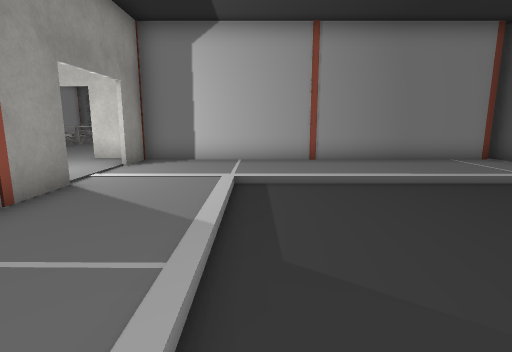
View 1 (above)

24 first-person views from a walk through a 3-D level made in the Unity game engine. The camera is 1.3 m above the floor, tilts 10° down and sees 80° across. Doors are open. The floor is counted in squares, 1 m on a side. Each view is taken from the middle of a square. On the plan, view 1 faces up. The plan holds only what a view shows up to about 14 squares ahead; the rest is blank. The place goes on beyond the plan. The player character is not drawn. Some surface patterns are stand-ins.

View 2
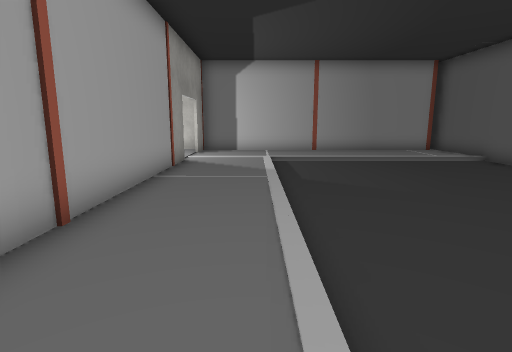

View 3
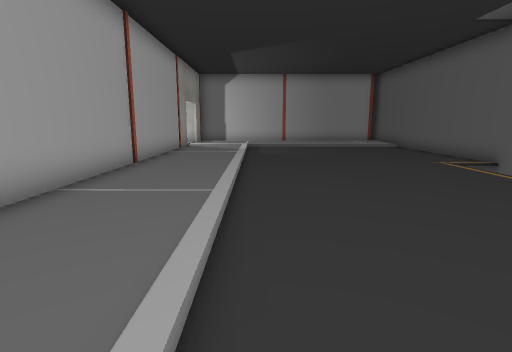

View 4
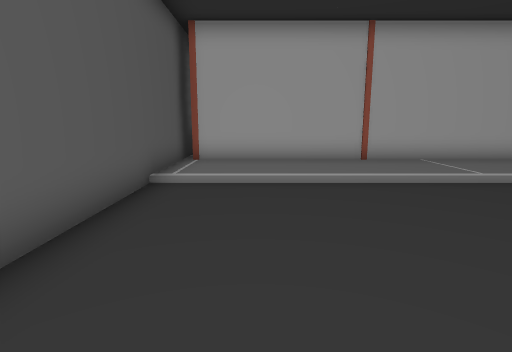

View 5
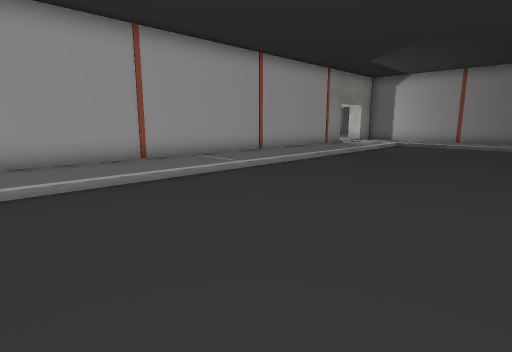

View 6
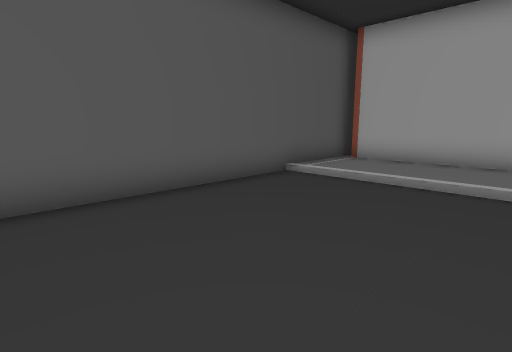

View 7
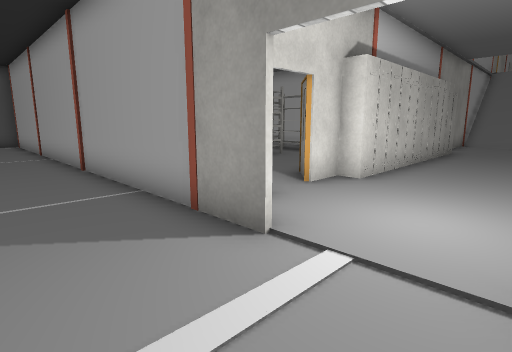

View 8
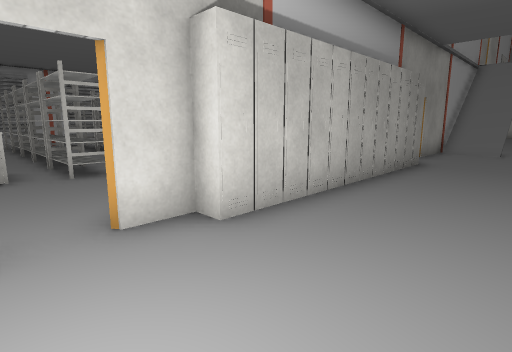

View 9
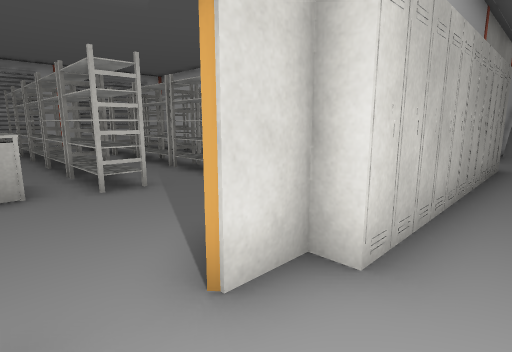

View 10
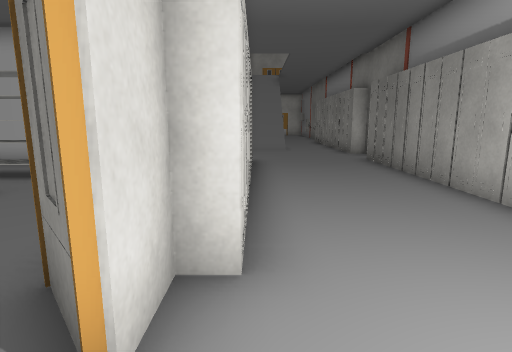

View 11
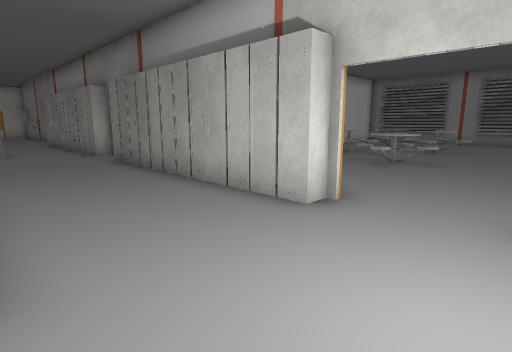

View 12
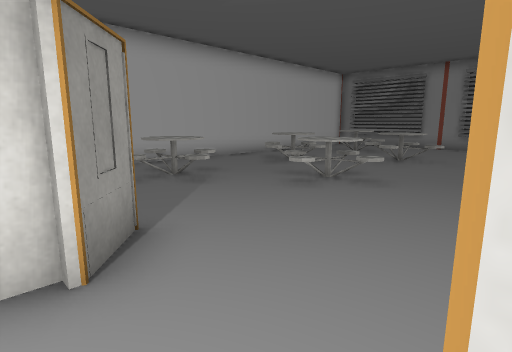

View 13
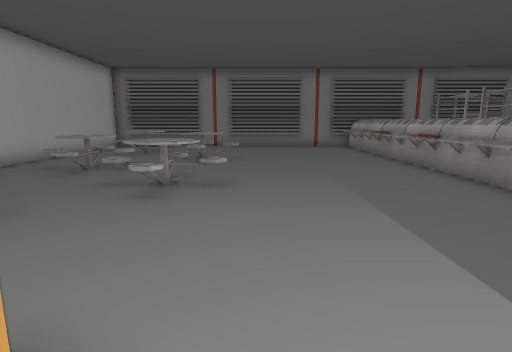

View 14
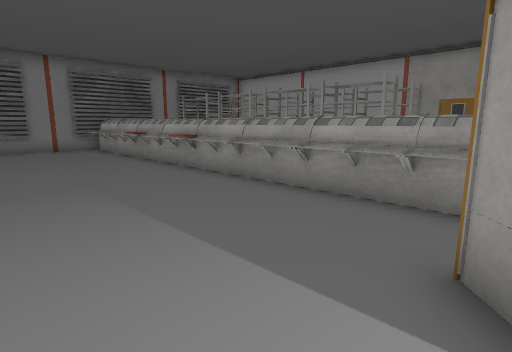

View 15
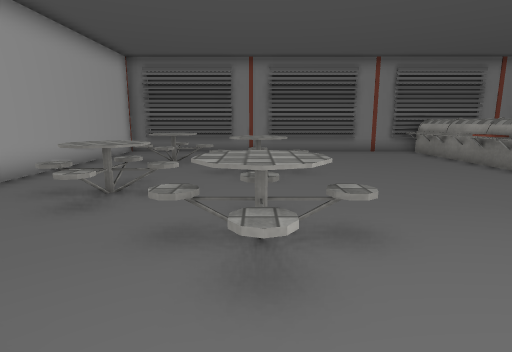

View 16
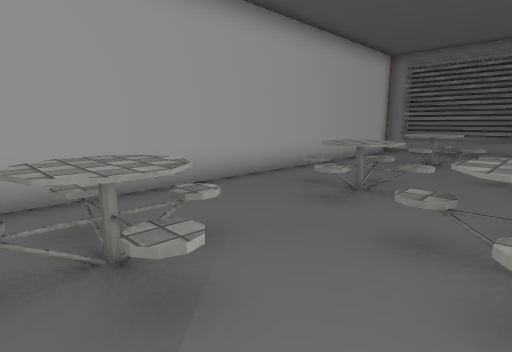

View 17
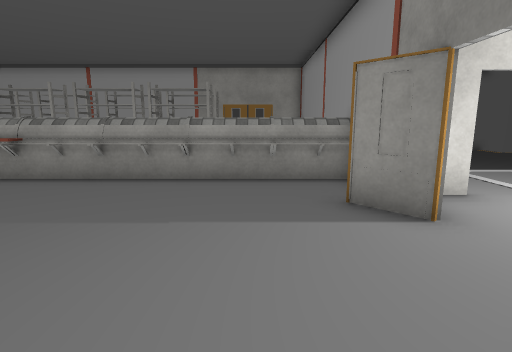

View 18
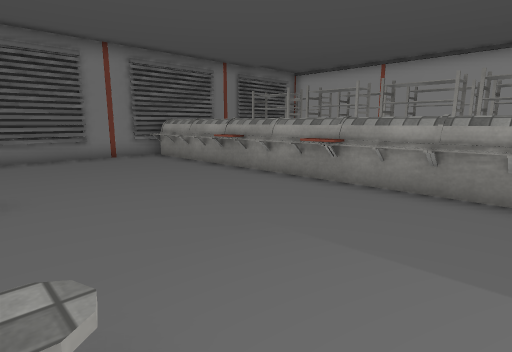

View 19
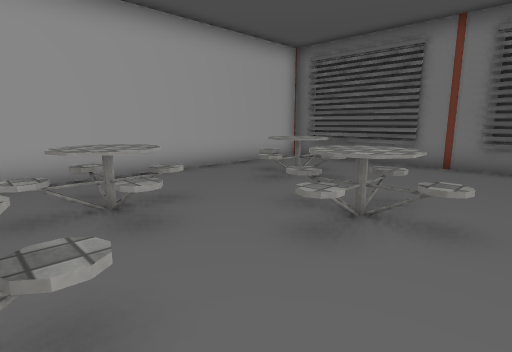

View 20
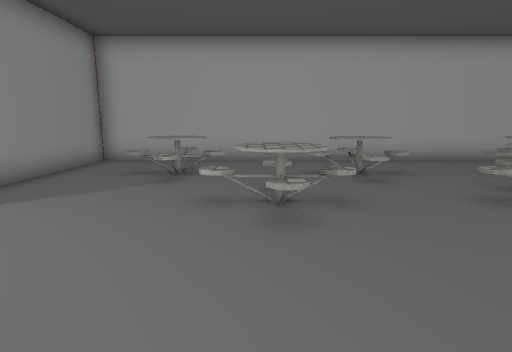

View 21
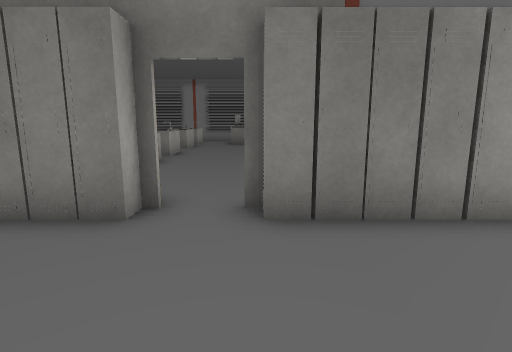

View 22
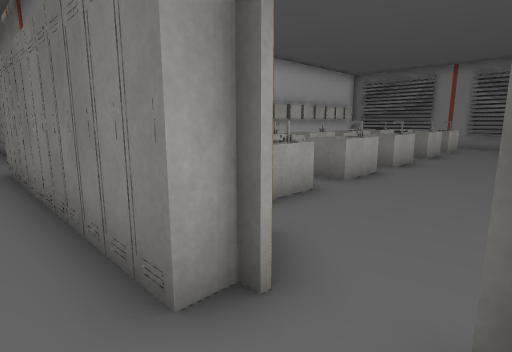

View 23
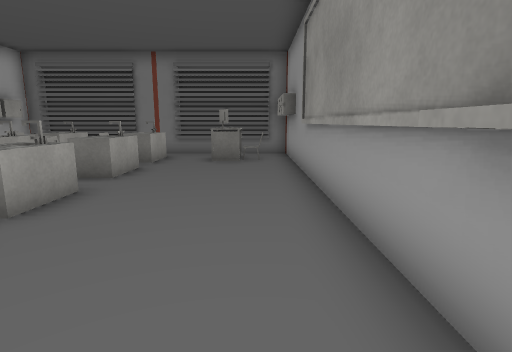

View 24
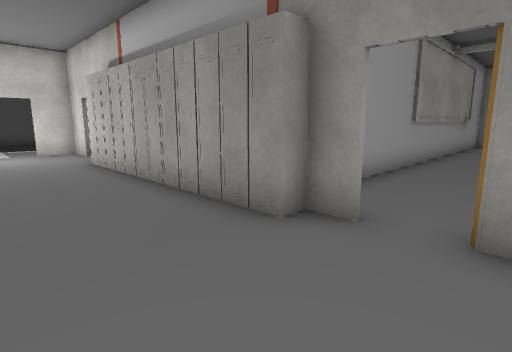

### Floor plan
Key: @ floor where view 1 was taken; # wall or solid block; x gap in a wall; . main floor; - floor 0.25 m lower than the main floor; / step, stairs or slope; D open door; L locker; R rack; T table; O other object.
Columns run from 21 left of view 1 to 7 right of it. Each row starts with its distance up from view 1.
 26 ########################
 25   ..T O............OO
 24  T..OOO............OO  R
 23 OT..O.L..TT........OO  R R
 22  T....#.TTT........OO  R RR
 21 OT....#..T..T......OO  R RR
 20  T....#....TTT.....OO  R RR
 19  T....#..T..T......OO  R RR #
 18 OT....#.TTT........OO  R RR #
 17  T....#..TT.T......OO  R RR #
 16  T....#..T.TTT.....OO  R RR #
 15 OT....#....TTT.....OO  R RR #
 14  T....#..T..T......OO  R RR #
 13  T....#.TTT........OO       #
 12  T....#..T.........OO
 11  T.... ............OO
 10     .# #######..###OO########
  9 LLLL.LLLLLLLLL...#...........
  8 .................D...........
  7 .................D...........
  6 //...............D...--------
  5 //....LLLLLLLL...#...--------
  4     .##       ##x#...--------
  3     ..        # . ...--------
  2     ..     ......#...--------
  1     ..#   .......#...--------
  0     ..#  R.R.RRTT#...@-------
 -1     ..# RR.R.RRT  ...-------
 -2      .#    R.RRT #...-------
 -3      .# OO.R.RR. #...-------
 -4      .# OO.R.RR  #...------
 -5      .# RR.R.RR  #...-------
 -6      .# RR.R.RR  #...-------
 -7      .#    R.RR  #...-------
 -8       #    R RR  #...-------
 -9       #    R RR  #...-------
-10            O RR  #...-------
-11            O RR  #...-------
-12               ##############

Positions as (right, up) in squares from view 1, and headings:
1: (0, 0), facing up
2: (-1, -5), facing up
3: (0, -10), facing up
4: (6, -10), facing left
5: (6, -11), facing up-left
6: (6, -7), facing down-left
7: (-1, 8), facing down-left
8: (-5, 8), facing down-left
9: (-5, 6), facing down-left
10: (-5, 5), facing left
11: (-5, 5), facing up-left
12: (-5, 9), facing up-left
13: (-7, 9), facing up
14: (-7, 10), facing up-right
15: (-9, 12), facing up
16: (-9, 12), facing up-left
17: (-9, 12), facing right
18: (-8, 14), facing up-right
19: (-7, 16), facing up-left
20: (-4, 15), facing left
21: (-16, 5), facing up
22: (-16, 8), facing up-left
23: (-16, 13), facing up
24: (-18, 8), facing down-right
